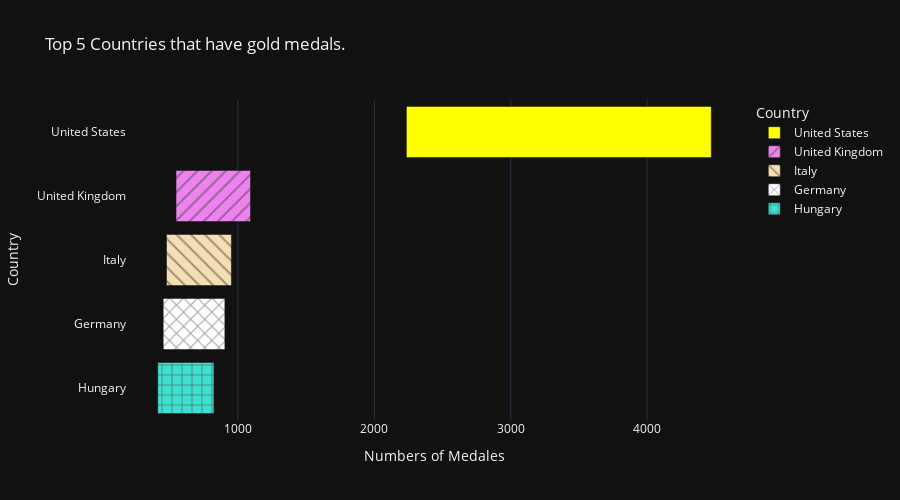

Write notebook code for a chart like this one.
### Code cell
px.bar(gold ,
y = 'Country' ,
x = 'Numbers_of_Medales',
category_orders={'Country':['United States' ,'United Kingdom' ,'Italy' ,'Germany' ,'Hungary']},
labels = {'Numbers_of_Medales':'Numbers of Medales'} ,
title='Top 5 Countries that have gold medals. ',
color= 'Country' , 
orientation= 'h' ,
hover_name='Numbers_of_Medales',
pattern_shape='Country' ,
base='Numbers_of_Medales' ,
color_discrete_sequence=['yellow', 'violet', 'wheat', 'white', 'turquoise'], 
template='plotly_dark',
height=500)

### Figure 1 — Plotly figure (JSON) as saved in the notebook; plotly's stock layout.template omitted (floating-point values rounded to 4 significant figures)
{"data": [{"alignmentgroup": "True", "base": [2235], "hovertemplate": "<b>%{hovertext}</b><br><br>Country=%{y}<br>Numbers of Medales=%{x}<extra></extra>", "hovertext": [2235], "legendgroup": "United States", "marker": {"color": "yellow", "pattern": {"shape": ""}}, "name": "United States", "offsetgroup": "United States", "orientation": "h", "showlegend": true, "textposition": "auto", "type": "bar", "x": [2235], "xaxis": "x", "y": ["United States"], "yaxis": "y"}, {"alignmentgroup": "True", "base": [546], "hovertemplate": "<b>%{hovertext}</b><br><br>Country=%{y}<br>Numbers of Medales=%{x}<extra></extra>", "hovertext": [546], "legendgroup": "United Kingdom", "marker": {"color": "violet", "pattern": {"shape": "/"}}, "name": "United Kingdom", "offsetgroup": "United Kingdom", "orientation": "h", "showlegend": true, "textposition": "auto", "type": "bar", "x": [546], "xaxis": "x", "y": ["United Kingdom"], "yaxis": "y"}, {"alignmentgroup": "True", "base": [476], "hovertemplate": "<b>%{hovertext}</b><br><br>Country=%{y}<br>Numbers of Medales=%{x}<extra></extra>", "hovertext": [476], "legendgroup": "Italy", "marker": {"color": "wheat", "pattern": {"shape": "\\"}}, "name": "Italy", "offsetgroup": "Italy", "orientation": "h", "showlegend": true, "textposition": "auto", "type": "bar", "x": [476], "xaxis": "x", "y": ["Italy"], "yaxis": "y"}, {"alignmentgroup": "True", "base": [452], "hovertemplate": "<b>%{hovertext}</b><br><br>Country=%{y}<br>Numbers of Medales=%{x}<extra></extra>", "hovertext": [452], "legendgroup": "Germany", "marker": {"color": "white", "pattern": {"shape": "x"}}, "name": "Germany", "offsetgroup": "Germany", "orientation": "h", "showlegend": true, "textposition": "auto", "type": "bar", "x": [452], "xaxis": "x", "y": ["Germany"], "yaxis": "y"}, {"alignmentgroup": "True", "base": [412], "hovertemplate": "<b>%{hovertext}</b><br><br>Country=%{y}<br>Numbers of Medales=%{x}<extra></extra>", "hovertext": [412], "legendgroup": "Hungary", "marker": {"color": "turquoise", "pattern": {"shape": "+"}}, "name": "Hungary", "offsetgroup": "Hungary", "orientation": "h", "showlegend": true, "textposition": "auto", "type": "bar", "x": [412], "xaxis": "x", "y": ["Hungary"], "yaxis": "y"}], "layout": {"barmode": "relative", "height": 500, "legend": {"title": {"text": "Country"}, "tracegroupgap": 0}, "title": {"text": "Top 5 Countries that have gold medals. "}, "xaxis": {"anchor": "y", "domain": [0, 1], "title": {"text": "Numbers of Medales"}}, "yaxis": {"anchor": "x", "categoryarray": ["Hungary", "Germany", "Italy", "United Kingdom", "United States"], "categoryorder": "array", "domain": [0, 1], "title": {"text": "Country"}}}}
